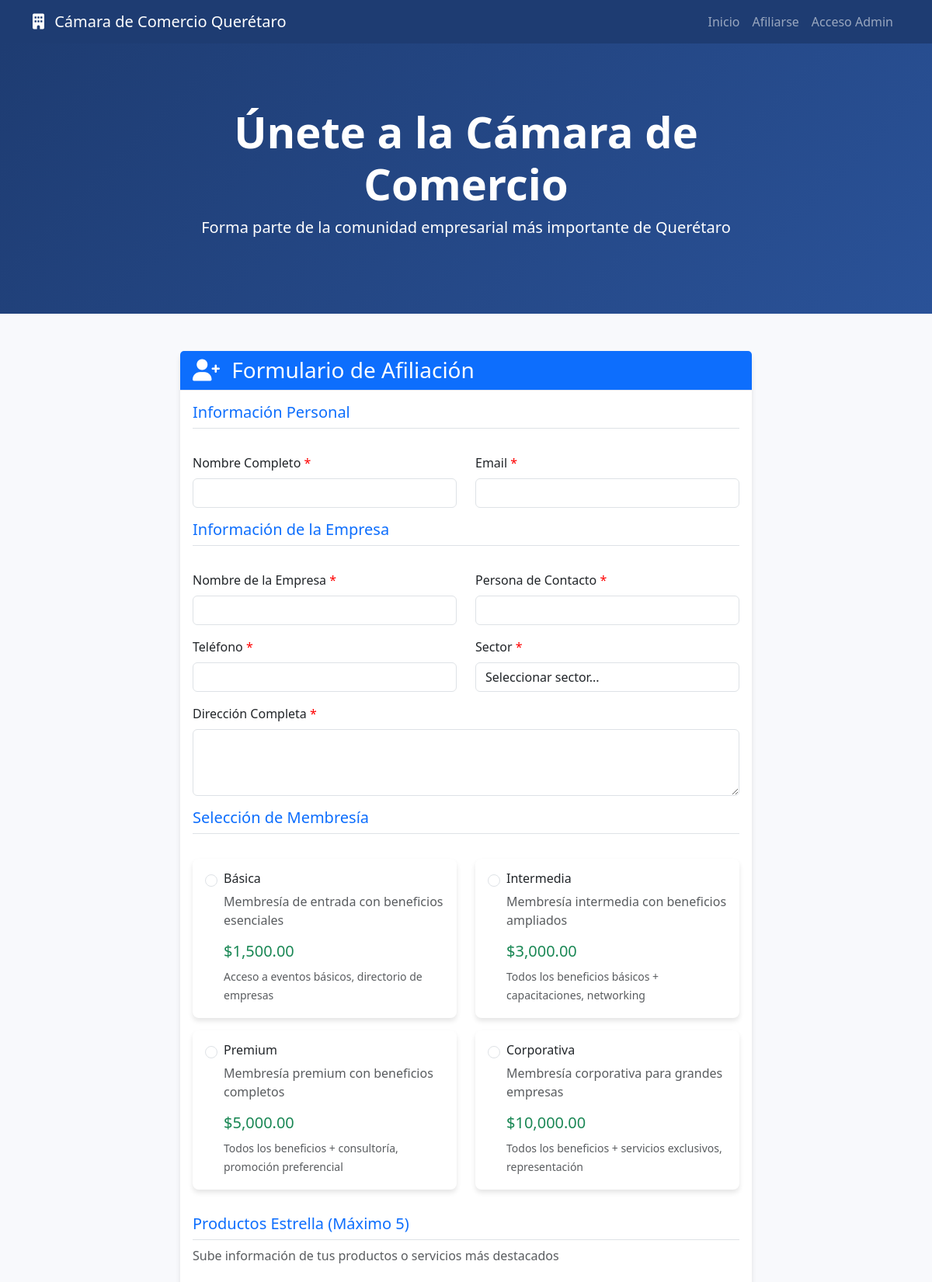
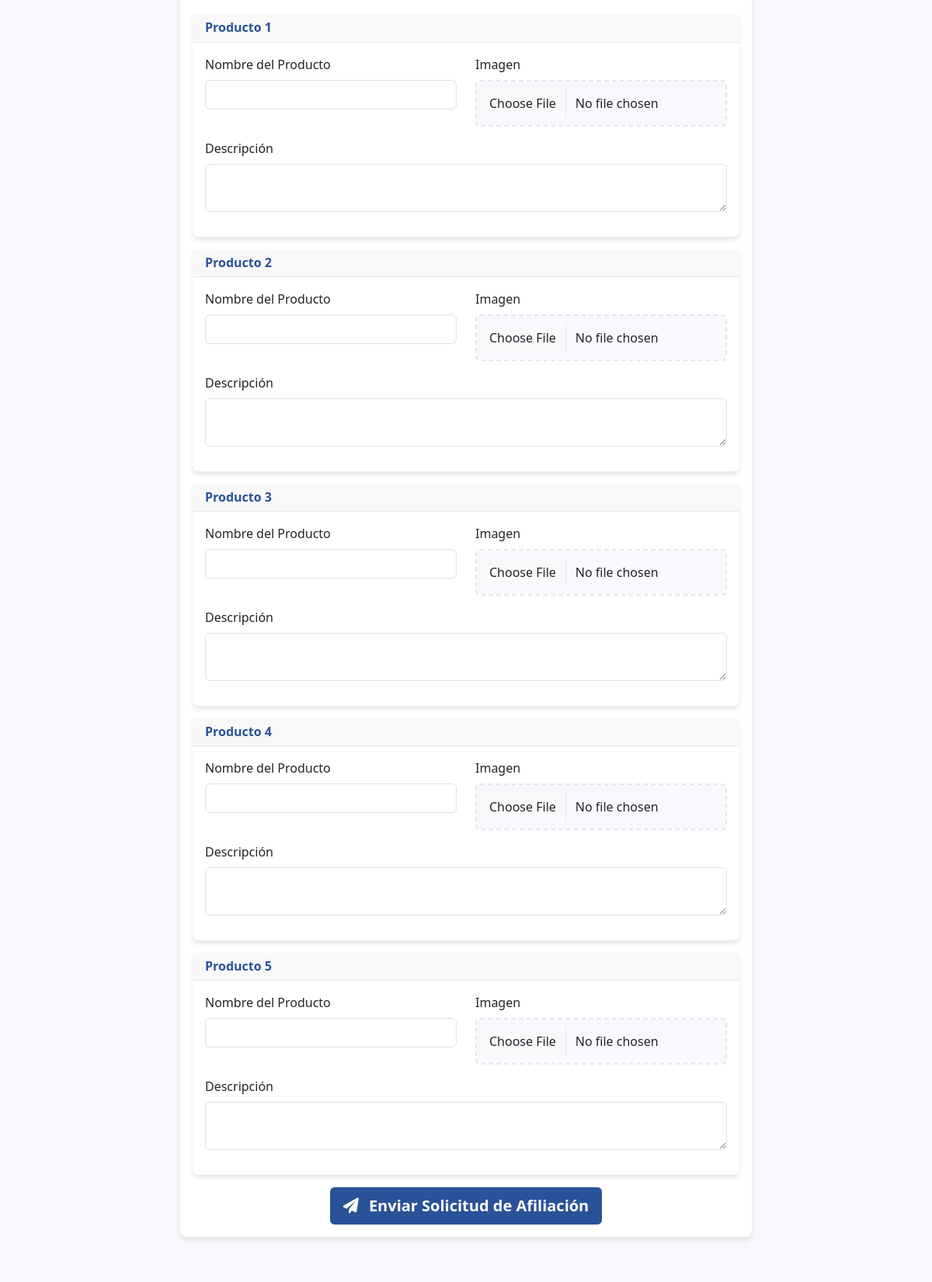
The page / (upper part) on the database its author committed (2 pictures, top to bottom).
### tables this page shows
CREATE TABLE IF NOT EXISTS membresias (
    id INT AUTO_INCREMENT PRIMARY KEY,
    nombre VARCHAR(100) NOT NULL,
    costo DECIMAL(10,2) NOT NULL,
    beneficios TEXT,
    descripcion TEXT,
    activo BOOLEAN DEFAULT TRUE
);

### controllers/AfiliacionController.php (called while the page is built, shortened)
<?php
class AfiliacionController {
    private $demo_mode;
    public function __construct() {
        $this->demo_mode = !$this->isDatabaseAvailable();
        if (!$this->demo_mode) {
            require_once __DIR__ . '/../models/Membresia.php';
            $this->membresia = new Membresia();
        }
    }
    private function isDatabaseAvailable() {
        try {
            require_once __DIR__ . '/../config/database.php';
            $database = new Database();
            $conn = $database->getConnection();
            return $conn !== null;
        } catch (Exception $e) {
            return false;
        }
    }
    public function showForm() {
        if ($this->demo_mode) {
            $sectores = DemoData::getSectores();
            $membresias = DemoData::getMembresias();
        } else {
            $membresias = $this->membresia->getAll();
        }
        include __DIR__ . '/../views/afiliacion/formulario.php';
    }
}
?>

### public/index.php (called while the page is built, shortened)
<?php
require_once __DIR__ . '/../routes/web.php';
?>

### models/Membresia.php (called while the page is built, shortened)
<?php
require_once __DIR__ . '/../config/database.php';
class Membresia {
    private $conn;
    private $table_name = "membresias";
    public function __construct() {
        $database = new Database();
        $this->conn = $database->getConnection();
    }
    public function getAll() {
        $query = "SELECT * FROM " . $this->table_name . " WHERE activo = 1 ORDER BY costo";
        $stmt = $this->conn->prepare($query);
        $stmt->execute();
        return $stmt->fetchAll(PDO::FETCH_ASSOC);
    }
}
?>

### config/database.php (called while the page is built, shortened)
<?php
class Database {
    private $host = 'localhost';
    private $db_name = 'camaradecomercio_crm';
    private $username = 'camaradecomercio_crm';
    private $password = 'Danjohn007';
    public function getConnection() {
        $this->conn = null;
        try {
            $this->conn = new PDO(
                "mysql:host=" . $this->host . ";dbname=" . $this->db_name . ";charset=utf8",
                $this->username,
                $this->password
            );
            $this->conn->setAttribute(PDO::ATTR_ERRMODE, PDO::ERRMODE_EXCEPTION);
        } catch(PDOException $exception) {
            echo "Connection error: " . $exception->getMessage();
        }
        return $this->conn;
    }
}
?>

### views/afiliacion/formulario.php (the view, shortened to what this page needs)
<?php
include __DIR__ . '/../partials/header.php';
?>
<div class="hero-section">
    <div class="container">
        <div class="row">
            <div class="col-lg-8 mx-auto text-center">
                <h1 class="display-4 fw-bold">Únete a la Cámara de Comercio</h1>
                <p class="lead">Forma parte de la comunidad empresarial más importante de Querétaro</p>
            </div>
        </div>
    </div>
</div>
<div class="container my-5">
    <div class="row">
        <div class="col-lg-8 mx-auto">
            <div class="card">
                <div class="card-header bg-primary text-white">
                    <h3 class="card-title mb-0">
                        <i class="fas fa-user-plus me-2"></i>
                        Formulario de Afiliación
                    </h3>
                </div>
                <div class="card-body">
                    <form action="/afiliacion" method="POST" enctype="multipart/form-data">
                        <div class="row mb-4">
                            <div class="col-12">
                                <h5 class="text-primary border-bottom pb-2">Información Personal</h5>
                            </div>
                        </div>
                        <div class="row mb-3">
                            <div class="col-md-6">
                                <label for="nombre" class="form-label">Nombre Completo <span class="required">*</span></label>
                                <input type="text" class="form-control" id="nombre" name="nombre" required>
                            </div>
                            <div class="col-md-6">
                                <label for="email" class="form-label">Email <span class="required">*</span></label>
                                <input type="email" class="form-control" id="email" name="email" required>
                            </div>
                        </div>
                        <div class="row mb-4">
                            <div class="col-12">
                                <h5 class="text-primary border-bottom pb-2">Información de la Empresa</h5>
                            </div>
                        </div>
                        <div class="row mb-3">
                            <div class="col-md-6">
                                <label for="empresa" class="form-label">Nombre de la Empresa <span class="required">*</span></label>
                                <input type="text" class="form-control" id="empresa" name="empresa" required>
                            </div>
                            <div class="col-md-6">
                                <label for="contacto" class="form-label">Persona de Contacto <span class="required">*</span></label>
                                <input type="text" class="form-control" id="contacto" name="contacto" required>
                            </div>
                        </div>
                        <div class="row mb-3">
                            <div class="col-md-6">
                                <label for="telefono" class="form-label">Teléfono <span class="required">*</span></label>
                                <input type="tel" class="form-control" id="telefono" name="telefono" required>
                            </div>
                            <div class="col-md-6">
                                <label for="sector_id" class="form-label">Sector <span class="required">*</span></label>
                                <select class="form-control" id="sector_id" name="sector_id" required>
                                    <option value="">Seleccionar sector...</option>
                                </select>
                            </div>
                        </div>
                        <div class="mb-3">
                            <label for="direccion" class="form-label">Dirección Completa <span class="required">*</span></label>
                            <textarea class="form-control" id="direccion" name="direccion" rows="3" required></textarea>
                        </div>
                        <div class="row mb-4">
                            <div class="col-12">
                                <h5 class="text-primary border-bottom pb-2">Selección de Membresía</h5>
                            </div>
                        </div>
                        <div class="row mb-3">
                            <?php foreach ($membresias as $membresia): ?>
                                <div class="col-md-6 mb-3">
                                    <div class="card h-100">
                                        <div class="card-body">
                                            <div class="form-check">
                                                <input class="form-check-input" type="radio" name="membresia_id"
                                                       id="membresia_<?php echo $membresia['id']; ?>"
                                                       value="<?php echo $membresia['id']; ?>" required>
                                                <label class="form-check-label w-100" for="membresia_<?php echo $membresia['id']; ?>">
                                                    <h6 class="card-title"><?php echo htmlspecialchars($membresia['nombre']); ?></h6>
                                                    <p class="card-text text-muted"><?php echo htmlspecialchars($membresia['descripcion']); ?></p>
                                                    <h5 class="text-success">$<?php echo number_format($membresia['costo'], 2); ?></h5>
                                                    <small class="text-muted"><?php echo htmlspecialchars($membresia['beneficios']); ?></small>
                                                </label>
                                            </div>
                                        </div>
                                    </div>
                                </div>
                            <?php endforeach; ?>
                        </div>
                        <div class="row mb-4">
                            <div class="col-12">
                                <h5 class="text-primary border-bottom pb-2">Productos Estrella (Máximo 5)</h5>
                                <p class="text-muted">Sube información de tus productos o servicios más destacados</p>
                            </div>
                        </div>
                        <div id="productos-container">
                            <?php for ($i = 1; $i <= 5; $i++): ?>
                                <div class="card mb-3">
                                    <div class="card-header">
                                        <h6 class="mb-0">Producto <?php echo $i; ?></h6>
                                    </div>
                                    <div class="card-body">
                                        <div class="row mb-3">
                                            <div class="col-md-6">
                                                <label for="producto_nombre_<?php echo $i; ?>" class="form-label">Nombre del Producto</label>
                                                <input type="text" class="form-control" id="producto_nombre_<?php echo $i; ?>"
                                                       name="producto_nombre_<?php echo $i; ?>">
                                            </div>
                                            <div class="col-md-6">
                                                <label for="producto_imagen_<?php echo $i; ?>" class="form-label">Imagen</label>
                                                <input type="file" class="form-control" id="producto_imagen_<?php echo $i; ?>"
                                                       name="producto_imagen_<?php echo $i; ?>" accept="image/*">
                                            </div>
                                        </div>
                                        <div class="mb-3">
                                            <label for="producto_descripcion_<?php echo $i; ?>" class="form-label">Descripción</label>
                                            <textarea class="form-control" id="producto_descripcion_<?php echo $i; ?>"
                                                      name="producto_descripcion_<?php echo $i; ?>" rows="2"></textarea>
                                        </div>
                                    </div>
                                </div>
                            <?php endfor; ?>
                        </div>
                        <div class="row">
                            <div class="col-12 text-center">
                                <button type="submit" class="btn btn-primary btn-lg">
                                    <i class="fas fa-paper-plane me-2"></i>
                                    Enviar Solicitud de Afiliación
                                </button>
                            </div>
                        </div>
                    </form>
                </div>
            </div>
        </div>
    </div>
</div>
<?php include __DIR__ . '/../partials/footer.php'; ?>

### routes/web.php (shortened to what this page needs)
<?php
class Router {
    private $routes = [];
    public function addRoute($method, $path, $controller, $action) {
        $this->routes[] = [
            'method' => $method,
            'path' => $path,
            'controller' => $controller,
            'action' => $action
        ];
    }
    public function dispatch() {
        $method = $_SERVER['REQUEST_METHOD'];
        $path = parse_url($_SERVER['REQUEST_URI'], PHP_URL_PATH);
        foreach ($this->routes as $route) {
            if ($this->matchRoute($route, $method, $path)) {
                $controller = new $route['controller']();
                $action = $route['action'];
                $params = $this->extractParams($route['path'], $path);
                if (!empty($params)) {
                    call_user_func_array([$controller, $action], $params);
                } else {
                    $controller->$action();
                }
                return;
            }
        }
    }
    private function matchRoute($route, $method, $path) {
        $routePath = $route['path'];
        $routeRegex = preg_replace('/\{([^}]+)\}/', '([^/]+)', $routePath);
        $routeRegex = '#^' . $routeRegex . '$#';
        return preg_match($routeRegex, $path);
    }
    private function extractParams($routePath, $actualPath) {
        $routeRegex = preg_replace('/\{([^}]+)\}/', '([^/]+)', $routePath);
        $routeRegex = '#^' . $routeRegex . '$#';
        preg_match($routeRegex, $actualPath, $matches);
        array_shift($matches);
        return $matches;
    }
}
$router = new Router();
require_once __DIR__ . '/../controllers/AfiliacionController.php';
$router->addRoute('GET', '/', 'AfiliacionController', 'showForm');
$router->addRoute('GET', '/afiliacion', 'AfiliacionController', 'showForm');
$router->addRoute('POST', '/afiliacion', 'AfiliacionController', 'procesar');
$router->addRoute('GET', '/afiliacion/confirmacion', 'AfiliacionController', 'showConfirmacion');
$router->addRoute('GET', '/admin/login', 'AuthController', 'showLogin');
$router->addRoute('POST', '/admin/login', 'AuthController', 'login');
$router->addRoute('GET', '/admin/logout', 'AuthController', 'logout');
$router->addRoute('GET', '/admin', 'AdminController', 'dashboard');
$router->addRoute('GET', '/admin/dashboard', 'AdminController', 'dashboard');
$router->addRoute('GET', '/admin/afiliaciones', 'AdminController', 'afiliaciones');
$router->addRoute('GET', '/admin/afiliacion/{id}', 'AdminController', 'detalleAfiliacion');
$router->addRoute('POST', '/admin/afiliacion/actualizar', 'AdminController', 'actualizarEstatus');
$router->addRoute('GET', '/admin/exportar', 'AdminController', 'exportarCSV');
$router->addRoute('GET', '/admin/api/charts', 'AdminController', 'getChartData');
$router->dispatch();
?>

### rows shown on the page
membresias: nombre "Básica", descripcion "Membresía de entrada con beneficios esenciales", costo "1,500.00", beneficios "Acceso a eventos básicos, directorio de empresas"
membresias: nombre "Intermedia", descripcion "Membresía intermedia con beneficios ampliados", costo "3,000.00", beneficios "Todos los beneficios básicos + capacitaciones, networking"
membresias: nombre "Premium", descripcion "Membresía premium con beneficios completos", costo "5,000.00", beneficios "Todos los beneficios + consultoría, promoción preferencial"
membresias: nombre "Corporativa", descripcion "Membresía corporativa para grandes empresas", costo "10,000.00", beneficios "Todos los beneficios + servicios exclusivos, representación"
